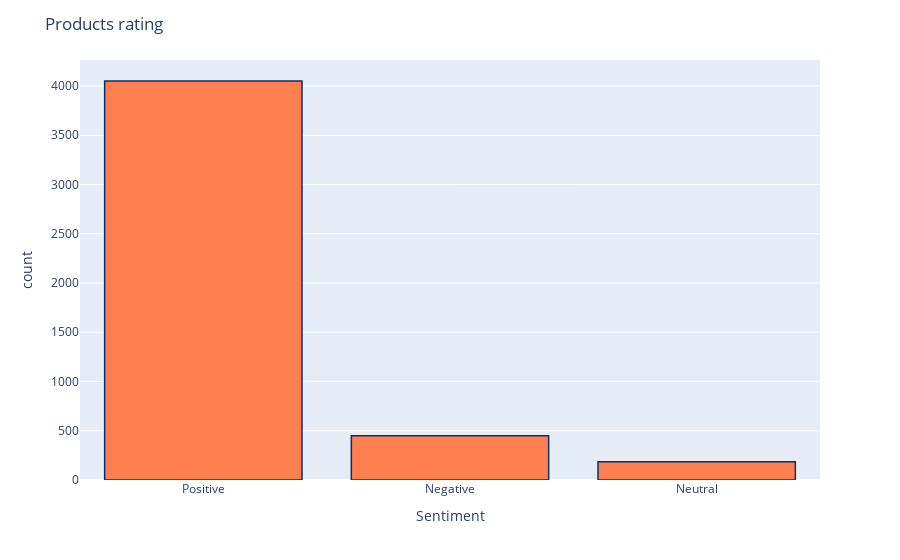

Here is the notebook cell this chart was saved with:
### Code cell
fig = px.histogram(df_new, x="Sentiment")
fig.update_traces(marker_color="coral",marker_line_color='rgb(8,48,107)',
                  marker_line_width=1.5)
fig.update_layout(title_text='Products rating')
fig.show()

### Figure 1 — Plotly figure (JSON) as saved in the notebook; plotly's stock layout.template omitted (floating-point values rounded to 4 significant figures; data arrays with more than 128 entries replaced by an {"elided": "..."} marker saying what was removed)
{"data": [{"alignmentgroup": "True", "bingroup": "x", "hovertemplate": "Sentiment=%{x}<br>count=%{y}<extra></extra>", "legendgroup": "", "marker": {"color": "coral", "line": {"color": "rgb(8,48,107)", "width": 1.5}, "pattern": {"shape": ""}}, "name": "", "offsetgroup": "", "orientation": "v", "showlegend": false, "type": "histogram", "x": {"elided": "4686 str values"}, "xaxis": "x", "yaxis": "y"}], "layout": {"barmode": "relative", "legend": {"tracegroupgap": 0}, "margin": {"t": 60}, "title": {"text": "Products rating"}, "xaxis": {"anchor": "y", "domain": [0, 1], "title": {"text": "Sentiment"}}, "yaxis": {"anchor": "x", "domain": [0, 1], "title": {"text": "count"}}}}
